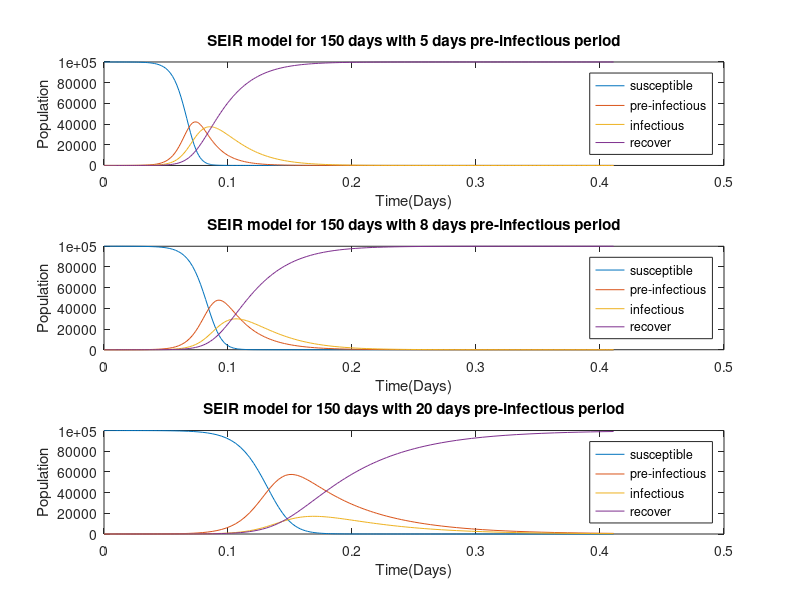
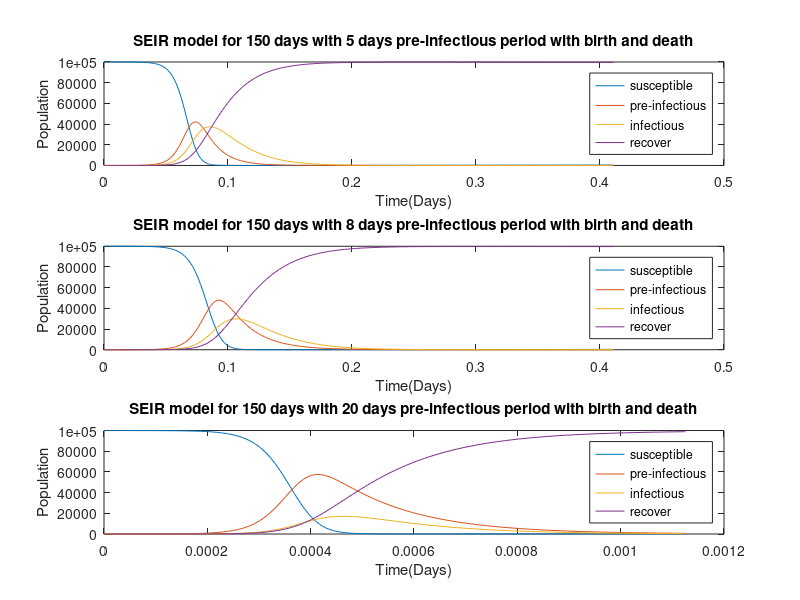
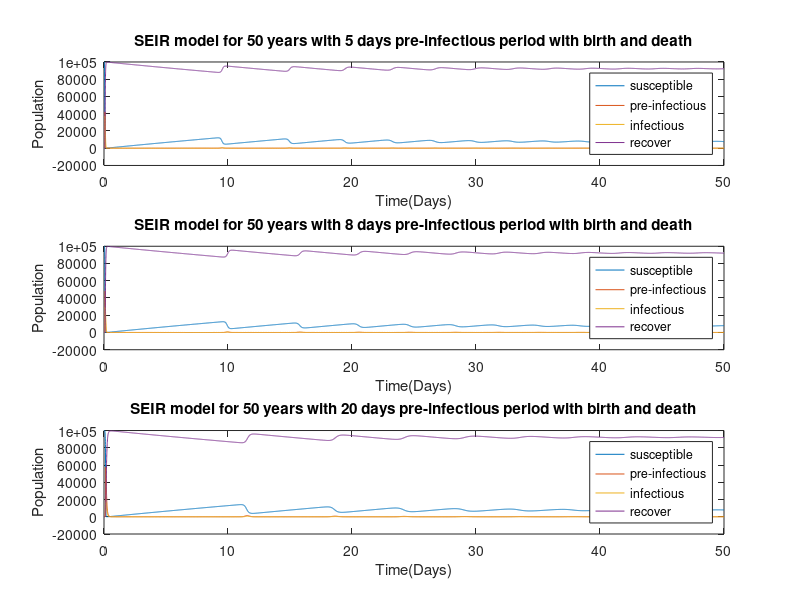

The MATLAB script that drew these images, in order:
clear all; clc
%% Setting up difference equations
% We assume that individuals mix randomly and parameter values are given as
% follows:
N = 100000;						% Population 100,000 people
[S0, E0, I0, R0] = deal(99999, 0, 1, 0);		% Initial values
kappa = 1/8; 					% Pre-infectious period 8 days
alpha = 1/7;					% Infectious period 7 days
R_0 = 13;						% Basic reproduction number 13
beta = R_0 * alpha / N;

% Set up the SEIR model of the transmission dynamics of measles in a closed
% population using differential equations:

trans_period = 150;				% model of 150 days

odefun = @(t,y) [-beta*y(1)*y(3);...
    beta*y(1)*y(3) - kappa*y(2);...
    kappa*y(2) - alpha*y(3);...
    alpha*y(3)];

tspan = [0, trans_period];               % Dutring the first 150 days

y0 = [S0, E0, I0, R0];

[t,y] = ode45(odefun,tspan,y0);

% 1. Plot a graph for number of susceptible, pre-Infectious, infectious,
% and recovered populations during 150 days.
figure('WindowState','maximized')
subplot(3,1,2)
plot(t./365, y);
legend('susceptible','pre-infectious','infectious','recover','Location', 'east');
title('SEIR model for 150 days with 8 days pre-infectious period');
xlabel('Time(Days)');
ylabel('Population');

% 2. How does the graph change if you change the pre-infectious period to
% be 5 days and 20 days, respectively?

kappa = 1/5; 					% Pre-infectious period 5 days

odefun = @(t,y) [-beta*y(1)*y(3);...
    beta*y(1)*y(3) - kappa*y(2);...
    kappa*y(2) - alpha*y(3);...
    alpha*y(3)];

[t,y] = ode45(odefun,tspan,y0);

subplot(3,1,1)
plot(t./365, y);
legend('susceptible','pre-infectious','infectious','recover','Location', 'east');
title('SEIR model for 150 days with 5 days pre-infectious period');
xlabel('Time(Days)');
ylabel('Population');

kappa = 1/20; 					% Pre-infectious period 20 days

odefun = @(t,y) [-beta*y(1)*y(3);...
    beta*y(1)*y(3) - kappa*y(2);...
    kappa*y(2) - alpha*y(3);...
    alpha*y(3)];

[t,y] = ode45(odefun,tspan,y0);

subplot(3,1,3)
plot(t./365, y);
legend('susceptible','pre-infectious','infectious','recover','Location', 'east');
title('SEIR model for 150 days with 20 days pre-infectious period');
xlabel('Time(Days)');
ylabel('Population');

% 3. What happens to the size of the epidemic (as reflected in the number
% of people who are immune at the end) as the pre-infectious period is
% increased? What happens as it is decreased?
% As the pre-infectious period increasing, the size of the epidemic do not
% change but the period of it becomes longer.

%%  Incorporating births and deaths
% Modify the model to include the births and deaths in each time step and
% change the parameter values back to original:
LE = 70 * 365;
mu = 1/LE;          % Birth rate = death rate

kappa = 1/8;

odefun = @(t,y) [-beta*y(1)*y(3) + mu*(N-y(1));...
    beta*y(1)*y(3) - kappa*y(2) - mu*y(2);...
    kappa*y(2) - alpha*y(3) - mu*y(3);...
    alpha*y(3) - mu*y(4)];

[t,y] = ode45(odefun,tspan,y0);

% 1. Plot a graph for number of susceptible, pre-Infectious, infectious,
% and recovered populations during 150 days.
figure('WindowState','maximized')
subplot(3,1,2)
plot(t./365, y);
legend('susceptible','pre-infectious','infectious','recover','Location', 'east');
title('SEIR model for 150 days with 8 days pre-infectious period with birth and death');
xlabel('Time(Days)');
ylabel('Population');

% 2. How does the graph change if you change the pre-infectious period to
% be 5 days and 20 days, respectively?

kappa = 1/5; 					% Pre-infectious period 5 days

odefun = @(t,y) [-beta*y(1)*y(3) + mu*(N-y(1));...
    beta*y(1)*y(3) - kappa*y(2) - mu*y(2);...
    kappa*y(2) - alpha*y(3) - mu*y(3);...
    alpha*y(3) - mu*y(4)];

[t,y] = ode45(odefun,tspan,y0);

subplot(3,1,1)
plot(t./365, y);
legend('susceptible','pre-infectious','infectious','recover','Location', 'east');
title('SEIR model for 150 days with 5 days pre-infectious period with birth and death');
xlabel('Time(Days)');
ylabel('Population');

kappa = 1/20; 					% Pre-infectious period 20 days

odefun = @(t,y) [-beta*y(1)*y(3) + mu*(N-y(1));...
    beta*y(1)*y(3) - kappa*y(2) - mu*y(2);...
    kappa*y(2) - alpha*y(3) - mu*y(3);...
    alpha*y(3) - mu*y(4)];

[t,y] = ode45(odefun,tspan,y0);

subplot(3,1,3)
plot(t./365./365, y);
legend('susceptible','pre-infectious','infectious','recover','Location', 'east');
title('SEIR model for 150 days with 20 days pre-infectious period with birth and death');
xlabel('Time(Days)');
ylabel('Population');

% 4. How do the general patterns in the numbers of susceptible and immune
% individuals differ from those predicted using the difference equations in
% the last practical?

% There is no big difference between the two results. One possible reason
% is that the life expectancy is too long comparing with the observed time.

% Hence we change to a longer transmit period, like 50 years.

trans_period = 50 * 365;				% model of 50 years
tspan = [0, trans_period];

kappa = 1/8;

odefun = @(t,y) [-beta*y(1)*y(3) + mu*(N-y(1));...
    beta*y(1)*y(3) - kappa*y(2) - mu*y(2);...
    kappa*y(2) - alpha*y(3) - mu*y(3);...
    alpha*y(3) - mu*y(4)];

[t,y] = ode45(odefun,tspan,y0);

figure('WindowState','maximized')
subplot(3,1,2)
plot(t./365, y);
legend('susceptible','pre-infectious','infectious','recover','Location', 'east');
title('SEIR model for 50 years with 8 days pre-infectious period with birth and death');
xlabel('Time(Days)');
ylabel('Population');

kappa = 1/5; 					% Pre-infectious period 5 days

odefun = @(t,y) [-beta*y(1)*y(3) + mu*(N-y(1));...
    beta*y(1)*y(3) - kappa*y(2) - mu*y(2);...
    kappa*y(2) - alpha*y(3) - mu*y(3);...
    alpha*y(3) - mu*y(4)];

[t,y] = ode45(odefun,tspan,y0);

subplot(3,1,1)
plot(t./365, y);
legend('susceptible','pre-infectious','infectious','recover','Location', 'east');
title('SEIR model for 50 years with 5 days pre-infectious period with birth and death');
xlabel('Time(Days)');
ylabel('Population');

kappa = 1/20; 					% Pre-infectious period 20 days

odefun = @(t,y) [-beta*y(1)*y(3) + mu*(N-y(1));...
    beta*y(1)*y(3) - kappa*y(2) - mu*y(2);...
    kappa*y(2) - alpha*y(3) - mu*y(3);...
    alpha*y(3) - mu*y(4)];

[t,y] = ode45(odefun,tspan,y0);

subplot(3,1,3)
plot(t./365, y);
legend('susceptible','pre-infectious','infectious','recover','Location', 'east');
title('SEIR model for 50 years with 20 days pre-infectious period with birth and death');
xlabel('Time(Days)');
ylabel('Population');

% Then we can find that the longer pre-infectious period, the longer
% cycle of the breaking out.

% 5. You should notice that, although the daily number of new infectious
% persons and the numbers of susceptible and immune individuals oscillates
% over time, these oscillations become weaker, and they seem to disappear
% entirely. This pattern is inconsistent with what happens in many
% populations in which measles vaccination has not been introduced, measles
% epidemics occur every two years, which suggests that other factors help
% to sustain the epidemic cycles. Suggest possible factors which might help
% to determine the regular patterns in measles cycles.

% The more new born get vaccinated, the less susceptible increase. This
% will help to control the eipdemic.